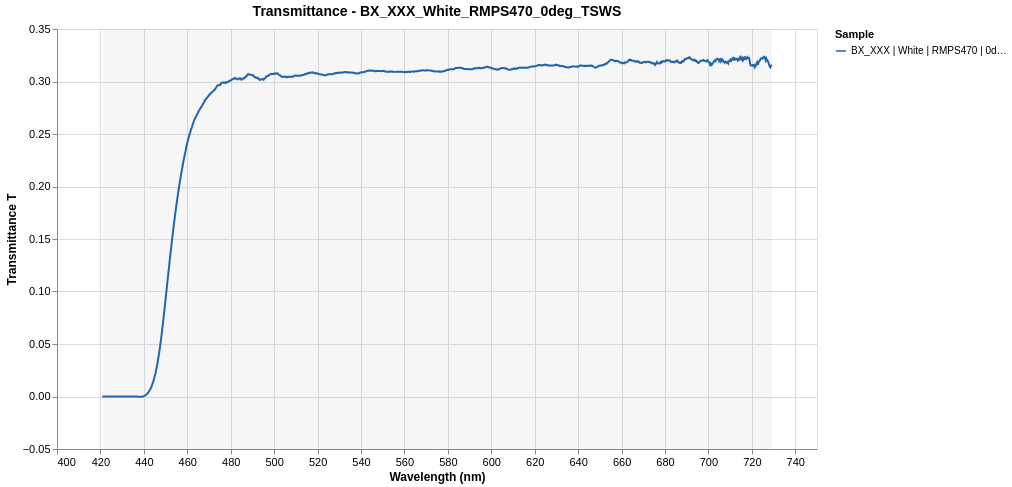

Vega-Lite specification stored for this chart:
### Vega-Lite specification from a JSON file in a GitHub repository (floating-point values rounded to 4 significant figures; data arrays with more than 128 entries replaced by an {"elided": "..."} marker saying what was removed)
{"$schema": "https://vega.github.io/schema/vega-lite/v5.json", "title": {"text": "Transmittance - BX_XXX_White_RMPS470_0deg_TSWS", "fontSize": 14, "fontWeight": "bold"}, "width": 760, "height": 420, "config": {"axis": {"labelFontSize": 11, "titleFontSize": 12}, "legend": {"labelFontSize": 10, "titleFontSize": 11}}, "encoding": {"x": {"field": "wl", "type": "quantitative", "title": "Wavelength (nm)", "scale": {"zero": false}}}, "layer": [{"name": "reference-line", "data": {"values": [{"y": 1.0}]}, "mark": {"type": "rule", "strokeDash": [4, 4], "color": "#999999", "strokeWidth": 1}, "encoding": {"y": {"field": "y", "type": "quantitative"}}}, {"name": "valid-region", "data": {"values": [{"lo": 420.9, "hi": 729.2}]}, "mark": {"type": "rect", "opacity": 0.08, "color": "#888888"}, "encoding": {"x": {"field": "lo", "type": "quantitative"}, "x2": {"field": "hi"}}}, {"name": "series-lines", "data": {"values": {"elided": "3648 records"}}, "mark": {"type": "line", "strokeWidth": 2}, "encoding": {"y": {"field": "T", "type": "quantitative", "title": "Transmittance T", "scale": {"zero": false}}, "color": {"field": "series", "type": "nominal", "title": "Sample", "scale": {"range": ["#2166ac", "#d6604d", "#4dac26", "#b2abd2", "#f4a582", "#92c5de", "#e08214", "#543005"]}}, "tooltip": [{"field": "wl", "type": "quantitative", "title": "λ (nm)", "format": ".1f"}, {"field": "T", "type": "quantitative", "title": "Transmittance T", "format": ".5f"}, {"field": "series", "type": "nominal", "title": "Sample"}]}, "transform": [{"filter": "datum.T != null"}]}]}
